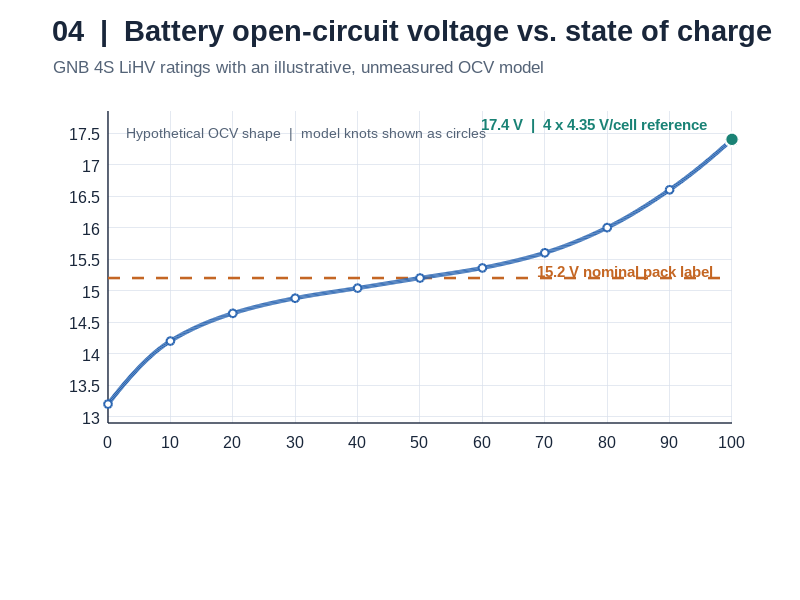

MATLAB code for this plot: (Note: this script raises an error after producing the figure.)
%% Electrical Figure 04
% ILLUSTRATIVE LiHV OPEN-CIRCUIT VOLTAGE VS STATE OF CHARGE
% WRO 2026 Future Engineers | engineering_journal/2-elec.md
%
% PURPOSE: Show the difference between a battery's published nameplate
% voltage and a hypothetical open-circuit voltage (OCV) vs SOC shape.
%
% EVIDENCE STATUS:
% PUBLISHED/SUPPLIER: GNB 4S1P LiHV 15.2 V nominal, 1300 mAh.
% CHEMISTRY REFERENCE: 4.35 V/cell upper LiHV reference => 17.4 V/pack.
% MODEL ASSUMPTION: EVERY OCV/SOC KNOT BELOW IS ILLUSTRATIVE.
% These OCV values were NOT measured on the team's pack and are NOT a
% calibrated voltage-to-SOC lookup, battery discharge curve, or charge
% or discharge operating instruction.
%
% The model is designed to serve as the OCV assumption for subsequent
% battery headroom studies (Figures 05-07), provided those scripts use
% the SAME knots and interpolation method.
%
% Base MATLAB R2020a+; run entire script. No toolboxes required.
% Output: results/04_assumed_voltage_vs_soc.png (240 DPI) and
%         results/simulation_inputs.mat. No CSV and no summary.txt.

clearvars; close all; clc;

%% 1. USER INPUTS -- source-based pack ratings vs hypothetical OCV shape
p.project = 'YBR-SUNFLOWER | WRO 2026 Future Engineers';
p.figureID = '04/08';
p.evidenceClass = 'Published battery ratings + illustrative OCV/SOC knots';

p.cells = 4;                       % GNB product: 4S1P pack
p.capacityAh = 1.30;              % GNB nameplate: 1300 mAh
p.nominalPackV = 15.2;            % GNB nameplate: 15.2 V nominal
p.lihvFullCellRefV = 4.35;       % LiHV chemistry reference, NOT measured
p.fullPackReferenceV = p.cells * p.lihvFullCellRefV; % 17.4 V

% HYPOTHETICAL battery rest-OCV at each SOC knot; these are NOT measured.
% Retained from the team's earlier Step 02 example model for traceability.
% SOC=0 at 3.30 V/cell is a MODEL ENDPOINT, NOT safe cutoff guidance.
p.socKnots = [0 .10 .20 .30 .40 .50 .60 .70 .80 .90 1.00];
p.ocvPerCellV = [3.30 3.55 3.66 3.72 3.76 3.80 ...
                  3.84 3.90 4.00 4.15 4.35];
p.interpolationMethod = 'pchip'; % monotone shape-preserving interpolation
p.samples = 700;

%% 2. Validation and reproducible open-circuit voltage calculation
assert(p.cells == 4 && p.capacityAh > 0 && p.nominalPackV > 0);
assert(numel(p.socKnots) == numel(p.ocvPerCellV));
assert(p.socKnots(1) == 0 && p.socKnots(end) == 1);
assert(all(diff(p.socKnots) > 0));
assert(all(diff(p.ocvPerCellV) > 0));
assert(p.samples >= 100);
assert(abs(p.ocvPerCellV(end) - p.lihvFullCellRefV) < 1e-9);
assert(p.fullPackReferenceV > p.nominalPackV);

socFraction = linspace(0,1,p.samples);
socPercent = 100*socFraction;
packOCV = p.cells * interp1( ...
    p.socKnots,p.ocvPerCellV,socFraction,p.interpolationMethod);
packKnotVoltages = p.cells * p.ocvPerCellV;

% The nominal voltage is a *nameplate* characteristic, not a point on a
% published SOC curve. The model's crossing of 15.2 V at an SOC value
% must never be interpreted as a measured or transferable calibration.
nominalLabelVoltage = p.nominalPackV;
nominalEnergyWh = p.nominalPackV * p.capacityAh; % 19.76 Wh nameplate arithmetic

%% 3. Consistent publication palette -- WHITE figure AND WHITE axes
ink      = [0.10 0.15 0.23];
muted    = [0.33 0.39 0.47];
gridGrey = [0.85 0.88 0.92];
blue     = [0.17 0.40 0.70]; % illustrative OCV model
teal     = [0.10 0.51 0.46]; % LiHV 17.4 V full-charge reference
amber    = [0.77 0.40 0.14]; % published pack nominal voltage

fig = figure('Color','white','Units','pixels', ...
    'Position',[65 65 1480 860]);
set(fig,'InvertHardcopy','off');

annotation(fig,'textbox',[0.066 0.923 0.87 0.058], ...
    'String','04  |  Battery open-circuit voltage vs. state of charge', ...
    'FontName','Arial','FontSize',21,'FontWeight','bold', ...
    'Color',ink,'LineStyle','none','Interpreter','none');
annotation(fig,'textbox',[0.067 0.872 0.87 0.042], ...
    'String','GNB 4S LiHV ratings with an illustrative, unmeasured OCV model', ...
    'FontName','Arial','FontSize',12.5,'Color',muted, ...
    'LineStyle','none','Interpreter','none');

%% 4. Graph: hypothetical OCV curve and source-based reference voltages
ax = axes('Parent',fig, ...
    'Position',[0.135 0.295 0.780 0.520], ...
    'Color',[1 1 1]);
hold(ax,'on');

% A restrained, light dashed line marks published nameplate voltage.
hNominal = plot(ax,[0 100],[nominalLabelVoltage nominalLabelVoltage], ...
    '--','Color',amber,'LineWidth',1.85);

% Smooth but shape-preserving hypothetical OCV curve, plus model knots.
hOCV = plot(ax,socPercent,packOCV, ...
    '-','Color',blue,'LineWidth',3.0);
hKnots = plot(ax,100*p.socKnots,packKnotVoltages,'o', ...
    'MarkerSize',5.7,'MarkerFaceColor','white', ...
    'MarkerEdgeColor',blue,'LineWidth',1.5, ...
    'LineStyle','none');

% Published chemistry-based endpoint reference, NOT a pack measurement.
plot(ax,100,p.fullPackReferenceV,'o', ...
    'MarkerSize',10.0,'MarkerFaceColor',teal, ...
    'MarkerEdgeColor','white','LineWidth',1.7);

% Annotation positions deliberately avoid line/axis overlaps.
text(ax,96,17.62,'17.4 V  |  4 x 4.35 V/cell reference', ...
    'FontName','Arial','FontSize',10.7,'Color',teal, ...
    'FontWeight','bold','HorizontalAlignment','right');
text(ax,97,15.30,'15.2 V nominal pack label', ...
    'FontName','Arial','FontSize',10.8,'Color',amber, ...
    'FontWeight','bold','HorizontalAlignment','right');

% Compact plot note: OCV points are not a voltage-to-SOC calibration.
text(ax,3,17.50,'Hypothetical OCV shape  |  model knots shown as circles', ...
    'FontName','Arial','FontSize',10.4,'Color',muted, ...
    'HorizontalAlignment','left');

set(ax,'XLim',[0 100],'YLim',[12.9 17.85], ...
    'XTick',0:10:100,'YTick',13:0.5:17.5, ...
    'FontName','Arial','FontSize',11.4, ...
    'XColor',ink,'YColor',ink,'LineWidth',1.0, ...
    'TickLength',[0 0],'Box','off', ...
    'XGrid','on','YGrid','on', ...
    'GridColor',gridGrey,'GridAlpha',0.70, ...
    'Layer','bottom');
ax.Color = [1 1 1]; % Explicitly override MATLAB dark-mode axis defaults.

xlabel(ax,'Illustrative state of charge (%)', ...
    'Color',ink,'FontName','Arial','FontSize',12.2,'FontWeight','bold');
ylabel(ax,'Modeled open-circuit pack voltage (V)', ...
    'Color',ink,'FontName','Arial','FontSize',12.2,'FontWeight','bold');

lg = legend(ax,[hOCV hKnots hNominal],{ ...
    'Hypothetical OCV curve (PCHIP)', ...
    'Assumed SOC-voltage knots', ...
    'GNB battery nameplate: 15.2 V nominal'}, ...
    'Location','southeast','FontName','Arial','FontSize',10.3, ...
    'TextColor',ink,'Color',[1 1 1], ...
    'EdgeColor',gridGrey,'Box','on');

%% 5. Footer: meaningful specification vs assumptions, well below X-axis
headline = sprintf([ ...
    'GNB pack: %dS1P  |  %.2f V nominal  |  %.2f Ah  |  ', ...
    'nominal energy %.2f Wh'], ...
    p.cells,p.nominalPackV,p.capacityAh,nominalEnergyWh);
annotation(fig,'textbox',[0.066 0.168 0.89 0.048], ...
    'String',headline, ...
    'FontName','Arial','FontSize',11.2,'FontWeight','bold', ...
    'Color',ink,'LineStyle','none','Interpreter','none');

%% 6. Save figure and calculation inputs; display numeric results
scriptDir = fileparts(mfilename('fullpath'));
if isempty(scriptDir)
    error('Run the complete saved .m script from its figures folder.');
end

% The output folder is a sibling of figures/, independent of Current Folder.
outDir = fullfile(fileparts(scriptDir), 'visualization');
if ~exist(outDir, 'dir')
    [ok, message] = mkdir(outDir);
    if ~ok
        error('Cannot create output folder: %s', message);
    end
end

figurePath = fullfile(outDir, '04_assumed_voltage_vs_soc.png');
inputPath = fullfile(outDir, '04_simulation_inputs.mat');
exportgraphics(fig, figurePath, 'Resolution', 240, 'BackgroundColor', 'white');
save(inputPath, ...
    'p', 'socFraction', 'socPercent', 'packOCV', ...
    'packKnotVoltages', 'nominalEnergyWh');
fprintf('SAVED INPUTS: %s\n', inputPath);


fprintf('\nYBR-SUNFLOWER | FIGURE 04/08 | LiHV OCV vs SOC\n');
fprintf('GNB label: %dS1P, %.2f V nominal, %.2f Ah\n', ...
    p.cells,p.nominalPackV,p.capacityAh);
fprintf('Nominal nameplate energy: %.2f Wh\n',nominalEnergyWh);
fprintf('Illustrative full-charge reference: %.2f V (%d x %.2f V)\n', ...
    p.fullPackReferenceV,p.cells,p.lihvFullCellRefV);
fprintf('OCV/SOC curve: %d ASSUMED knots, %s interpolation.\n', ...
    numel(p.socKnots),p.interpolationMethod);
fprintf('ILLUSTRATIVE endpoints: %.2f V (SOC=0) to %.2f V (SOC=100%%).\n', ...
    packKnotVoltages(1),packKnotVoltages(end));
fprintf('WARNING: model SOC axis is not pack-calibrated and gives no cutoff guidance.\n');
fprintf('Saved PNG: %s\n\n',figurePath);
